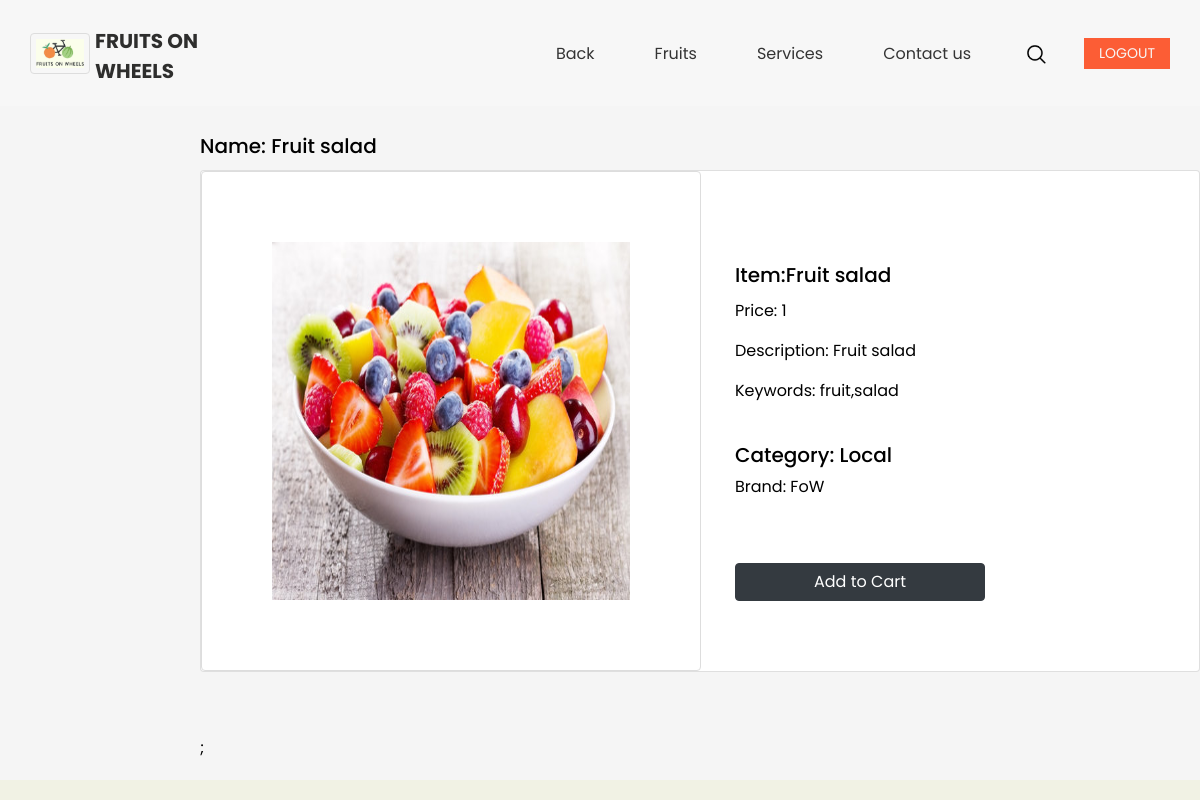
Page /view/single_product.php?product=3 on the committed database.
### tables this page shows
CREATE TABLE `products` (
  `product_id` int(11) NOT NULL,
  `product_cat` int(11) NOT NULL,
  `product_brand` int(11) NOT NULL,
  `product_title` varchar(200) NOT NULL,
  `product_price` double NOT NULL,
  `product_desc` varchar(500) DEFAULT NULL,
  `product_image` varchar(100) DEFAULT NULL,
  `product_keywords` varchar(100) DEFAULT NULL
);

### controllers/product_controller.php (called while the page is built, shortened)
<?php
include("../classes/product_class.php");
function get_one_product_ctr($product_id)
{
  $one_product= new product_class();
  return $one_product->get_one_product_cls($product_id);
}
function fetch_category_name($Category_id)
{
  $log= new product_class;
  return $log->get_category_name($Category_id);
}
function fetch_brand_name($brand_id)
{
  $log= new product_class;
  return $log->get_brand_name($brand_id);
}
?>

### classes/product_class.php (called while the page is built, shortened)
<?php
require("../settings/db_class.php");
class product_class extends db_connection
{
    public function get_brand_name($brand_id){
    	return $this->db_fetch_one("select brand_name from brands where brand_id=$brand_id");
    }
    public function get_category_name($Category_id){
    	return $this->db_fetch_one("select cat_name from categories where cat_id=$Category_id");
    }
	public function get_one_product_cls($product_id){
		$sql = "SELECT * FROM products where product_id='$product_id'";
		return $this->db_fetch_one($sql);
	}
}
?>

### settings/db_class.php (called while the page is built, shortened)
<?php
class db_connection
{
	public $db = null;
	public $results = null;
	function db_connect()
	{
		$this->db= mysqli_connect(SERVER,USERNAME,PASSWD,DATABASE);
		if (mysqli_connect_errno())
		{
			return false;
		}else
		{
			return true;
		}
	}
	function db_query($sqlQuery)
	{
		$this->results = mysqli_query($this->db,$sqlQuery);
		if ($this->results == false)
		{
			return false;
		}else
		{
			return true;
		}
	}
	function db_fetch_one($sql)
	{
		if(!$this->db_query($sql))
		{
			return false;
		}
		return mysqli_fetch_assoc($this->results);
	}
}
?>

### view/single_product.php (the view, shortened to what this page needs)
<!DOCTYPE html>
<html lang="en">
<head>
  <link rel="stylesheet" type="text/css"
    href="https://cdnjs.cloudflare.com/ajax/libs/OwlCarousel2/2.1.3/assets/owl.carousel.min.css" />
  <link rel="stylesheet" type="text/css" href="../css/bootstrap.css" />
  <link href="../css/style.css" rel="stylesheet" />
  <link href="../css/responsive.css" rel="stylesheet" />
</head>
  <div class="hero_area sub_pages">
    <header class="header_section">
      <div class="container">
        <nav class="navbar navbar-expand-lg custom_nav-container pt-3">
          <a class="navbar-brand" href="fruit.php">
            <img src="../images/FOW_logo.jpeg" alt="" /><span>
              Fruits on</br> Wheels
            </span>
          </a>
          <div class="collapse navbar-collapse" id="navbarSupportedContent">
            <div class="d-flex ml-auto flex-column flex-lg-row align-items-center">
              <ul class="navbar-nav  ">
                <li class="nav-item active">
                  <a class="nav-link" href="../view/all_product.php">Back <span class="sr-only">(current)</span></a>
                </li>
                <li class="nav-item">
                  <a class="nav-link" href="fruit.php"> Fruits</a>
                </li>
                <li class="nav-item">
                  <a class="nav-link" href="service.php"> Services </a>
                </li>
                <li class="nav-item">
                  <a class="nav-link" href="contact.php">Contact us</a>
                </li>
              </ul>
              <form class="form-inline my-2 my-lg-0 ml-0 ml-lg-4 mb-3 mb-lg-0">
                <button class="btn  my-2 my-sm-0 nav_search-btn" type="submit"></button>
              </form>
            </div>
            <div class="quote_btn-container ml-0 ml-lg-4 d-flex justify-content-center">
              <a href="../login/logout.php">Logout
                </a>
            </div>
          </div>
        </nav>
      </div>
    </header>
  </div>
  <link rel="stylesheet" href="../css/single_product.css">
</head>
<body>
  <div style="min-height:400px; padding-top:20px; padding-left:200px; padding-right:200px; padding-bottom:20px; background-color:#f5f5f5;">
  <?php
  include("../controllers/product_controller.php");
    $product_id= $_GET['product'];
    $product=get_one_product_ctr($product_id);
    $cat_names= implode(fetch_category_name($product['product_cat']));
    $brand_names= implode(fetch_brand_name($product['product_brand']));
    echo"<div class='column'>
      <h5 class='card-title'>Name: $product[product_title] </h5>
      <div class='card mb-3' style='width: 1000px; min-height: 500px;'>
      <div class='row g-0'>
      <div class='col-md-6'>
        <img src = '$product[product_image]' alt= 'card image1' style='width:500px; height:500px;  padding: 70px;
         '>
      </div>
      <div class='col-md-6' >
      <div class='card-body'></br></br></br>
        <h5 class='card-title'>Item:$product[product_title] </h5>
        <p class='card-text'>Price:  $product[product_price]<br></p>
        <p class='card-text'>Description:  $product[product_desc]</p>
        <p class='card-text'>Keywords:  $product[product_keywords]</p> <br>
        <h5 class='card-text'>Category: $cat_names <br></h5>
        <p class='card-text'>Brand: $brand_names</p>
         <br><br>
        <a href= '../actions/add_to_cart.php?product=$product_id' class='btn btn-dark' style='width:250px;'>Add to Cart</a>
      </div>
      </div>
      </div>
      </div>
      </br></br>;"
  ?>
</div>
</body>
</html>

### css/style.css (style rules this page uses)
body { font-family: 'Poppins', sans-serif; color: #000000; background-color: #f1f2E4; }
.hero_area { height: 98vh; background-color: #f7f7f7; }
.hero_area.sub_pages { height: auto; }
.custom_nav-container.navbar-expand-lg .navbar-nav .nav-link { padding: 10px 30px; color: #343434; text-align: center }
a, a:hover, a:focus { text-decoration: none; }
.btn, .btn:focus { outline: none !important; box-shadow: none; }
.navbar-brand, .navbar-brand:hover { text-transform: uppercase; font-weight: bold; font-size: 24px; color: #fafcfd; }
.custom_nav-container .nav_search-btn { background-image: url(../images/search-icon.png); background-size: 22px; background-repeat: no-repeat; background-position-y: 7px; width: 35px; height: 35px; padding: 0; border: none; }
.navbar-brand { display: flex; align-items: center; }
.navbar-brand img { width: 60px; margin-right: 5px; }
.navbar-brand span { font-size: 20px; font-weight: 700; color: #2e2e2d; margin-top: 5px; }
.custom_nav-container { z-index: 99999; padding: 15px 0; }
.quote_btn-container a { display: inline-block; padding: 5px 15px; background-color: #fc5d35; color: #f7f7f7; font-size: 14px; text-transform: uppercase; }

### css/responsive.css (style rules this page uses)
@media (min-width: 1200px) { .container { max-width: 1170px; } }

### css/single_product.css (style rules this page uses)
img { border: 1px solid #ddd; border-radius: 4px; padding: 5px; width: 150px; }

### rows in the picture
products: product_title "Fruit salad", product_image (picture), product_price "1", product_desc "Fruit salad", product_keywords "fruit,salad"

### other values in the picture
$cat_names "Local"
$brand_names "FoW"
